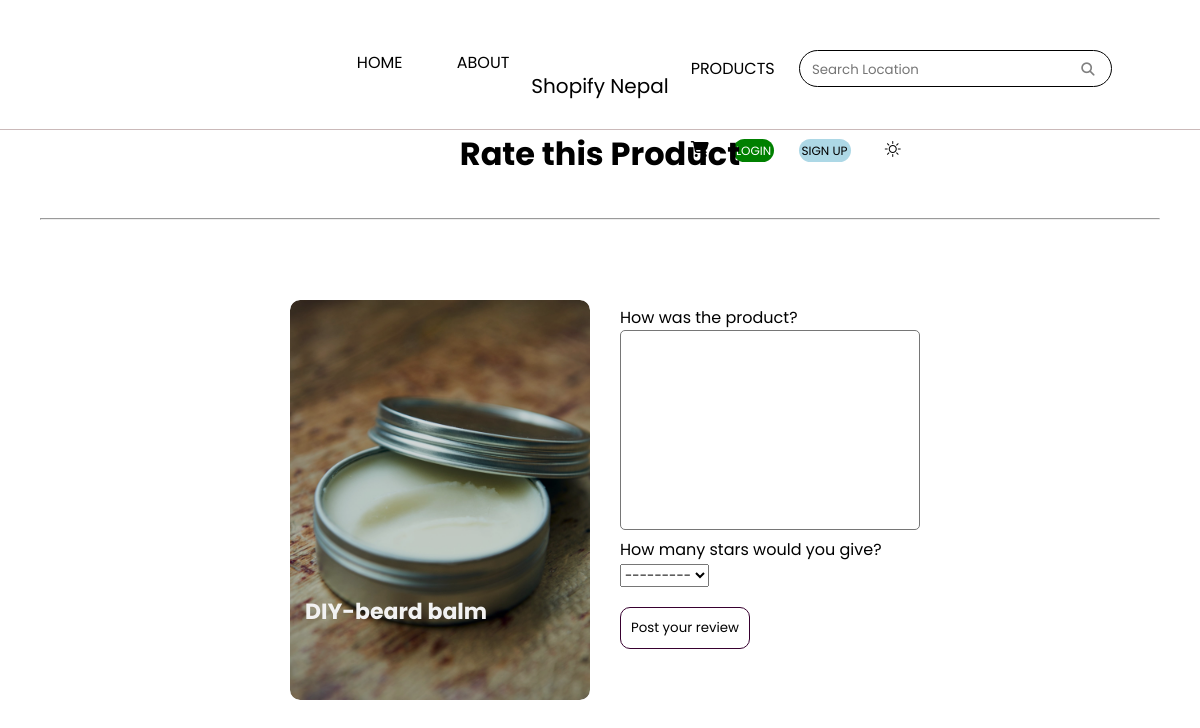
The app's page /3/rating with its own data.
### stroll1/models.py (models this page shows, shortened)
class Destination(models.Model):
    id = models.AutoField(primary_key=True)
    name = models.CharField(max_length=100)
    description = models.CharField(max_length=1000)
    price = models.FloatField()
    img = models.ImageField(upload_to="pics", null=True)
    @property
    def imageUrl(self):
        try:
            url = self.img.url
        except:
            url = ''
        return url

### stroll1/views.py (the view, shortened to what this page needs)
# urls.py: path("<dest_id>/rating", views.ratingPage, name="rating"),
def ratingPage(request, dest_id):
     destination = Destination.objects.get(id=dest_id)
     reviews = Rating.objects.filter(destination=destination)
     avg_reviews = reviews.aggregate(Avg('rating'))
     reviews_count = reviews.count()
     user = request.user
     form = ratingForm()
     context = {'form': form, 'destination': destination, 'avg_reviews' : avg_reviews,'reviews_count' : reviews_count}
     return render(request, 'rating.html', context)

### stroll1/forms.py
class ratingForm(ModelForm):
    description = forms.CharField(widget=forms.Textarea(attrs = {'class': 'materialize-textarea'}), required=False)
    class Meta:
        model = Rating
        fields = [ 'description', 'rating']

### Templates/rating.html (shortened to what this page needs)
{% extends 'base.html'%} {% load static %} {% static "images" as baseUrl %}
    {% block content %}
    <h1 style="text-align: center;">Rate this Product</h1>
    <div style="padding: 40px;">
    <hr></div>
    <div class="rate-container" aria-label="Rate bhaktapur by adding a short review text and giving stars out of 5">
        <div class="g-img products">
            <img src="{{destination.imageUrl}}" alt="">
            <div class="img-text">
                <h3 class="product-name">{{destination.name}}</h3>
            </div>
        </div>
        <div class="rate-form-container">
            <form action="" method="POST">
                <p>How was the product?</p>
                {{form.description}}
                <p>How many stars would you give?</p>
                <div style="width: 100%;">
                    {{form.rating}}
                </div>
                <input type="submit" value="Post your review">
            </form>
        </div>
    </div>
    {% endblock %}

### static/css/style.css (style rules this page uses)
* { margin: 0; box-sizing: border-box; font-family: 'Poppins', sans-serif; scroll-behavior: smooth; }
body { overflow-x: hidden; }
.g-img { border-radius: 10px; width: 300px; height: 400px; position: relative; cursor: pointer; margin: 10px; }
.g-img img { position: absolute; height: 100%; width: 100%; border-radius: 10px; object-fit: cover; }
.img-text { position: absolute; background-color: rgba(0,0,0,0.15); height: 100%; width: 100%; border-radius: 5px ; z-index: 3; }
.products { overflow: hidden; position: relative; }
.products img { transition: 0.5s all; z-index: 1; height: 100%; }
.g-img h3, .g-img p { position: absolute; }
.g-img h3 { top: 70%; color: #F2F2F2; font-size: 25px; padding: 15px; }
.rate-container { padding: 30px; display: flex; justify-content: center; }
.rate-form-container { margin-top: 15px; margin-left: 20px; }
.rate-form-container textarea { width: 100%; border-radius: 5px; resize: none; width: 300px; height: 200px; }
.rate-form-container input { margin-top: 20px; text-align: center; background-color: #ffffff; color: black; padding: 10px; border: 1px solid #37002f; transition: 0.3s all; border-radius: 10px; }

### static/css/stroll-media.css (style rules this page uses)
@media screen and (max-width:1200px) { .g-img h3 { font-size: 22px; } }

### records on screen
Destination: imageUrl (picture), name "DIY-beard balm"
